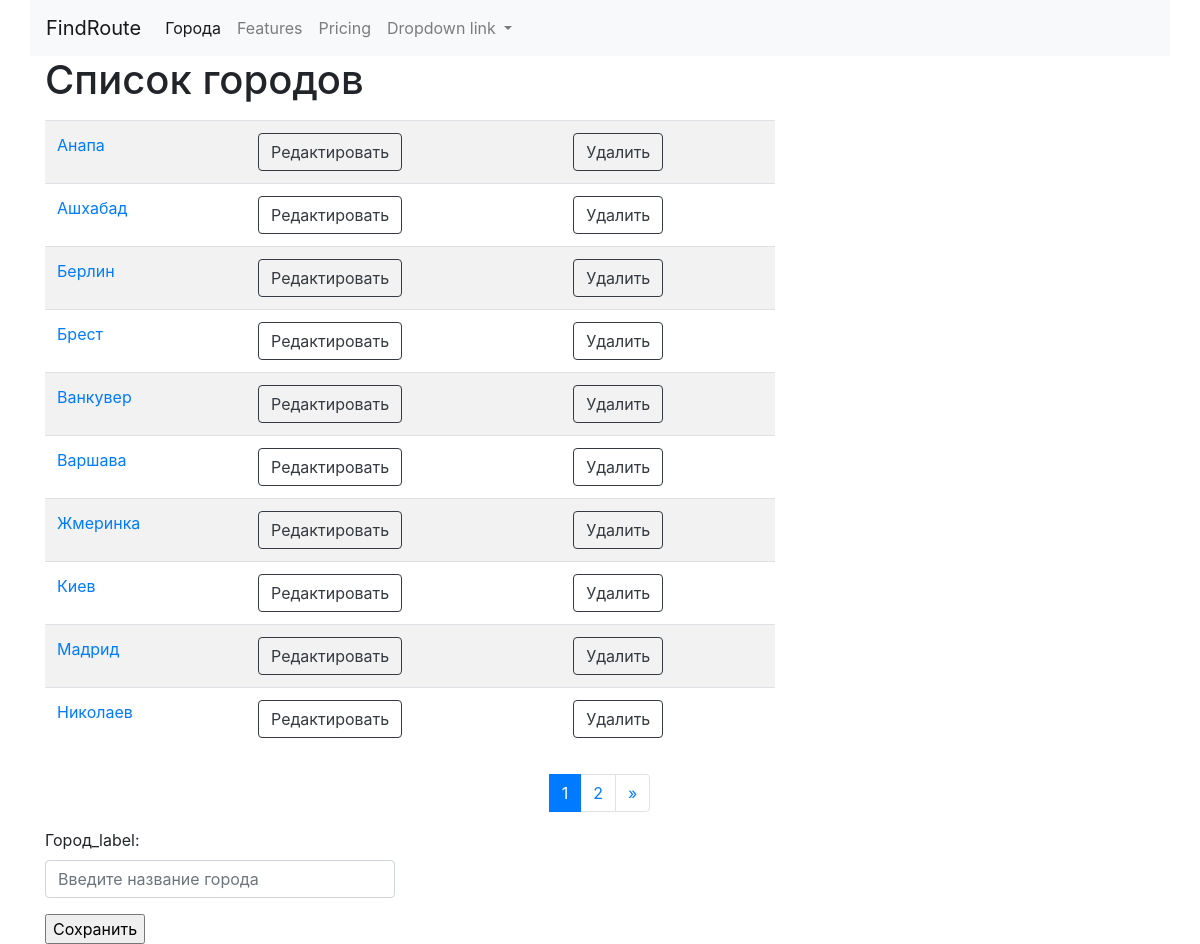
Screenshot of /cities/ with the database file from the repository.
### cities/models.py (models this page shows, shortened)
class City(models.Model):
    name = models.CharField(max_length=100, unique=True, verbose_name='Город_name')
    class Meta:
        ordering = ['name']
        verbose_name = 'Город_Meta'
        verbose_name_plural = 'Города_Meta'

### cities/views.py (the view)
# urls.py: path('', CityListView.as_view(), name='home'),
class CityListView(ListView):
    model = City
    paginate_by = 10
    template_name = 'cities/home.html'
    def get_context_data(self, **kwargs):
        context = super().get_context_data(**kwargs)
        form = CityForm()
        context['form'] = form
        return context

### cities/forms.py
class CityForm(forms.ModelForm):
    name = forms.CharField(label="Город_label", widget=forms.TextInput(attrs={
        'class': 'form-control',
        'placeholder': 'Введите название города',
    }))
    class Meta:
        model = City
        fields = ('name', )

### cities/templates/cities/home.html (shortened to what this page needs)
{% extends 'base.html' %}
{% block content %}
<h1>Список городов</h1>
<div class="row">
    <div class="col-md-8 my-2 ">
        <table class="table table-striped">
            {% for object in page_obj %}
            <tr>
                <td><a href="{% url 'cities:detail' pk=object.pk%}">{{object.name}}</a></td>
                <td><a href="{% url 'cities:update' pk=object.pk%}">
                    <button type="submit" class="btn btn-outline-dark">Редактировать</button>
                </a></td>
                <td><a href="{% url 'cities:delete' pk=object.pk%}">
                    <button type="submit" class="btn btn-outline-dark">Удалить</button>
                </a></td>
            </tr>
            {% endfor %}
        </table>
    </div>
</div>
<nav aria-label="Page navigation example">
    <ul class="pagination justify-content-center">
        {% for page in page_obj.paginator.page_range %}
        <li class="page-item {% if page == page_obj.number %}active{% endif %}"><a class="page-link " href="?page={{ page }}">{{ page }}</a></li>
        {% endfor %}
        <li class="page-item">
            {% if page_obj.has_next %}
            <a class="page-link" href="?page={{ page_obj.next_page_number }}" aria-label="Next">
                <span aria-hidden="true">&raquo;</span>
            </a>
            {% endif %}
        </li>
    </ul>
</nav>
<div class="row">
    <dev class="col-md-4">
        <form action="{% url 'cities:create' %}" method="post"> {% csrf_token %}
            {{ form.as_p }}
            <input type="submit" value="Сохранить">
        </form>
    </dev>
</div>
{% endblock %}

### rows the page displays
City: name "Анапа"
City: name "Ашхабад"
City: name "Берлин"
City: name "Брест"
City: name "Ванкувер"
City: name "Варшава"
City: name "Жмеринка"
City: name "Киев"
City: name "Мадрид"
City: name "Николаев"

### other values shown
{{ page }} "1" "2"
